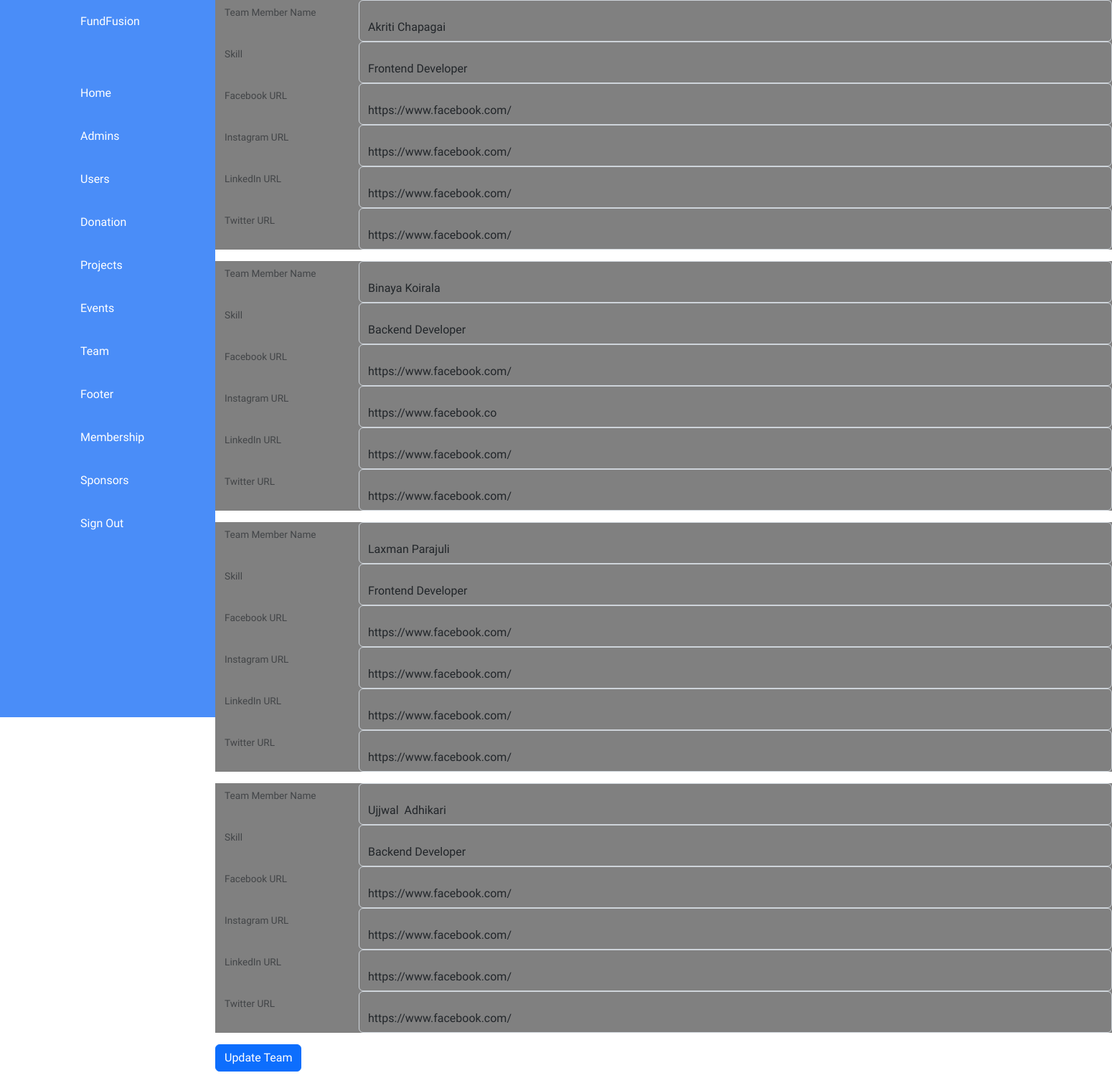
Before: /admin/DashboardComponents/Teams.php (signed in) with the older database file.
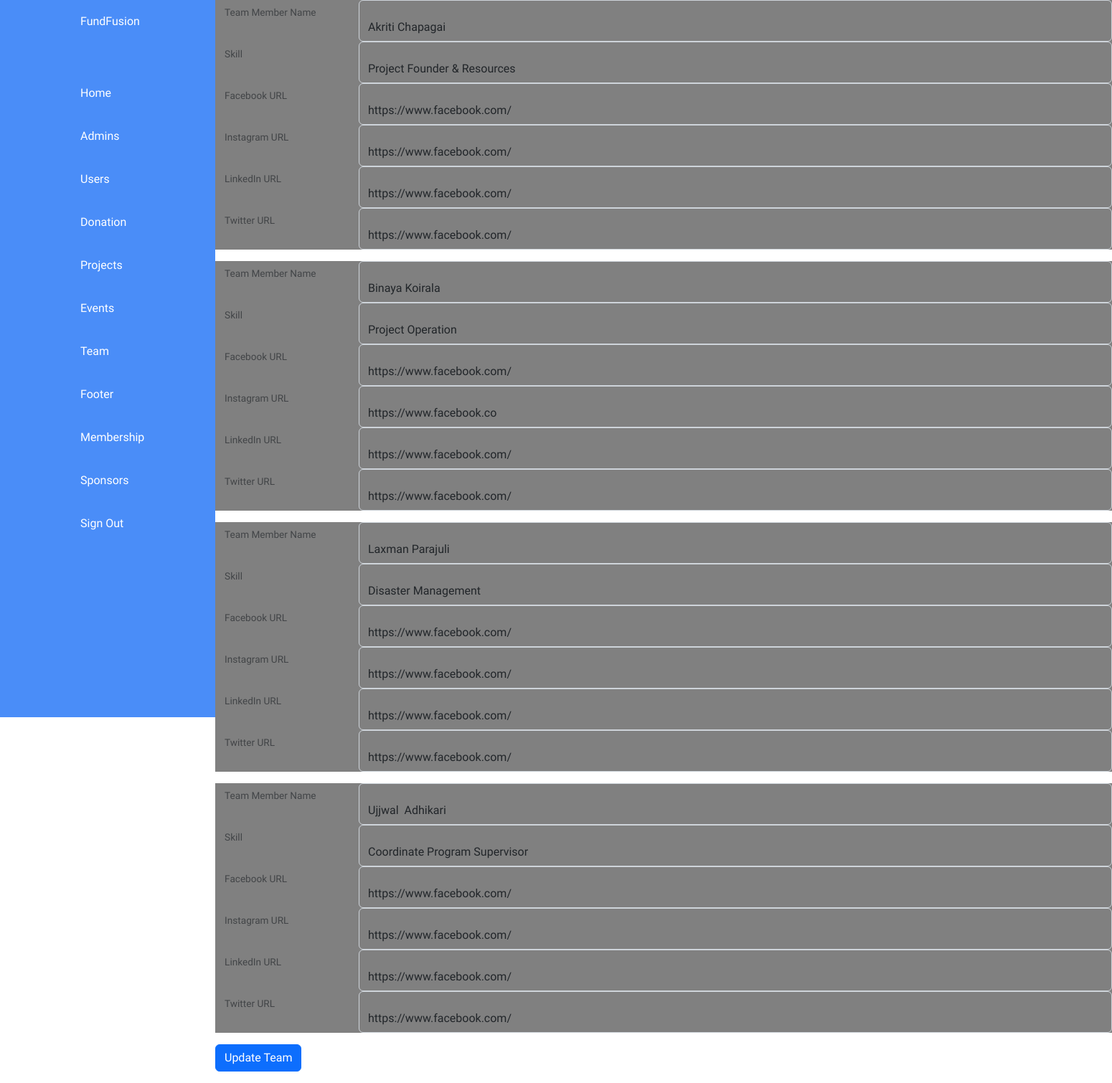
After: the same page with the newer database file.
### tables this page shows
CREATE TABLE IF NOT EXISTS `teams` (
  `id` int(5) NOT NULL,
  `name` varchar(30) NOT NULL,
  `skill` varchar(50) NOT NULL,
  `fb` varchar(100) NOT NULL,
  `twitter` varchar(100) NOT NULL,
  `insta` varchar(100) NOT NULL,
  `linkedin` varchar(100) NOT NULL
);

### admin/routeconfig.php (called while the page is built)
<?php
    $site_url = "http://localhost/FundFusion/"
?>

### admin/DashboardComponents/Teams.php (the view, shortened to what this page needs)
<?php
include "../routeconfig.php";
include "Db_Connection.php";
$teamsSql = "SELECT * FROM teams";
$teamsresult = mysqli_query($conn, $teamsSql);
?>
<!DOCTYPE html>
<html lang="en">
<head>
    <link rel="stylesheet" href="https://cdnjs.cloudflare.com/ajax/libs/bootstrap/5.2.3/css/bootstrap.min.css">
        <link rel="stylesheet" href="<?php echo $site_url ?>css/Dashboard.css" />
</head>
<body>
    <?php
    @include('../partials/navigation.php');
    ?>
    <div class="container">
        <h3>Edit Team</h3>
    </div>
    <div class="content-container">
        <form method="POST" action="<?php echo $_SERVER['PHP_SELF']; ?>">
            <?php while ($rs = mysqli_fetch_array($teamsresult)) { ?>
                <div class=" mydiv mb-3" style="background-color:grey;">
                    <div class="form-floating" style="padding-left:200px">
                        <input type="text" class="form-control" name="team[<?php echo $rs['id']; ?>][name]" value="<?php echo $rs['name']; ?>" style="background-color:grey;" required>
                        <label for="team_name">Team Member Name</label>
                    </div>
                    <div class="form-floating" style="padding-left:200px">
                        <input type="text" class="form-control" name="team[<?php echo $rs['id']; ?>][skill]" value="<?php echo $rs['skill']; ?>" style="background-color:grey;" required>
                        <label for="team_skill">Skill</label>
                    </div>
                    <div class="form-floating" style="padding-left:200px">
                        <input type="text" class="form-control" name="team[<?php echo $rs['id']; ?>][fb]" value="<?php echo $rs['fb']; ?>" style="background-color:grey;">
                        <label for="team_fb">Facebook URL</label>
                    </div>
                    <div class="form-floating" style="padding-left:200px">
                        <input type="text" class="form-control" name="team[<?php echo $rs['id']; ?>][insta]" value="<?php echo $rs['insta']; ?>" style="background-color:grey;">
                        <label for="team_insta">Instagram URL</label>
                    </div>
                    <div class="form-floating" style="padding-left:200px">
                        <input type="text" class="form-control" name="team[<?php echo $rs['id']; ?>][linkedin]" value="<?php echo $rs['linkedin']; ?>" style="background-color:grey;">
                        <label for="team_linkedin">LinkedIn URL</label>
                    </div>
                    <div class="form-floating" style="padding-left:200px">
                        <input type="text" class="form-control" name="team[<?php echo $rs['id']; ?>][twitter]" value="<?php echo $rs['twitter']; ?>" style="background-color:grey;">
                        <label for="team_twitter">Twitter URL</label>
                    </div>
                </div>
            <?php } ?>
            <div class="mb-3">
                <button type="submit" class="btn btn-primary">Update Team</button>
            </div>
        </form>
    </div>
</body>
</html>

Changed rows visible on the page:
changed teams "Akriti Chapagai": skill "Frontend Developer" → "Project Founder & Resources"
changed teams "Binaya Koirala": skill "Backend Developer" → "Project Operation"
changed teams "Laxman Parajuli": skill "Frontend Developer" → "Disaster Management"
changed teams "Ujjwal Adhikari": skill "Backend Developer" → "Coordinate Program Supervisor"
